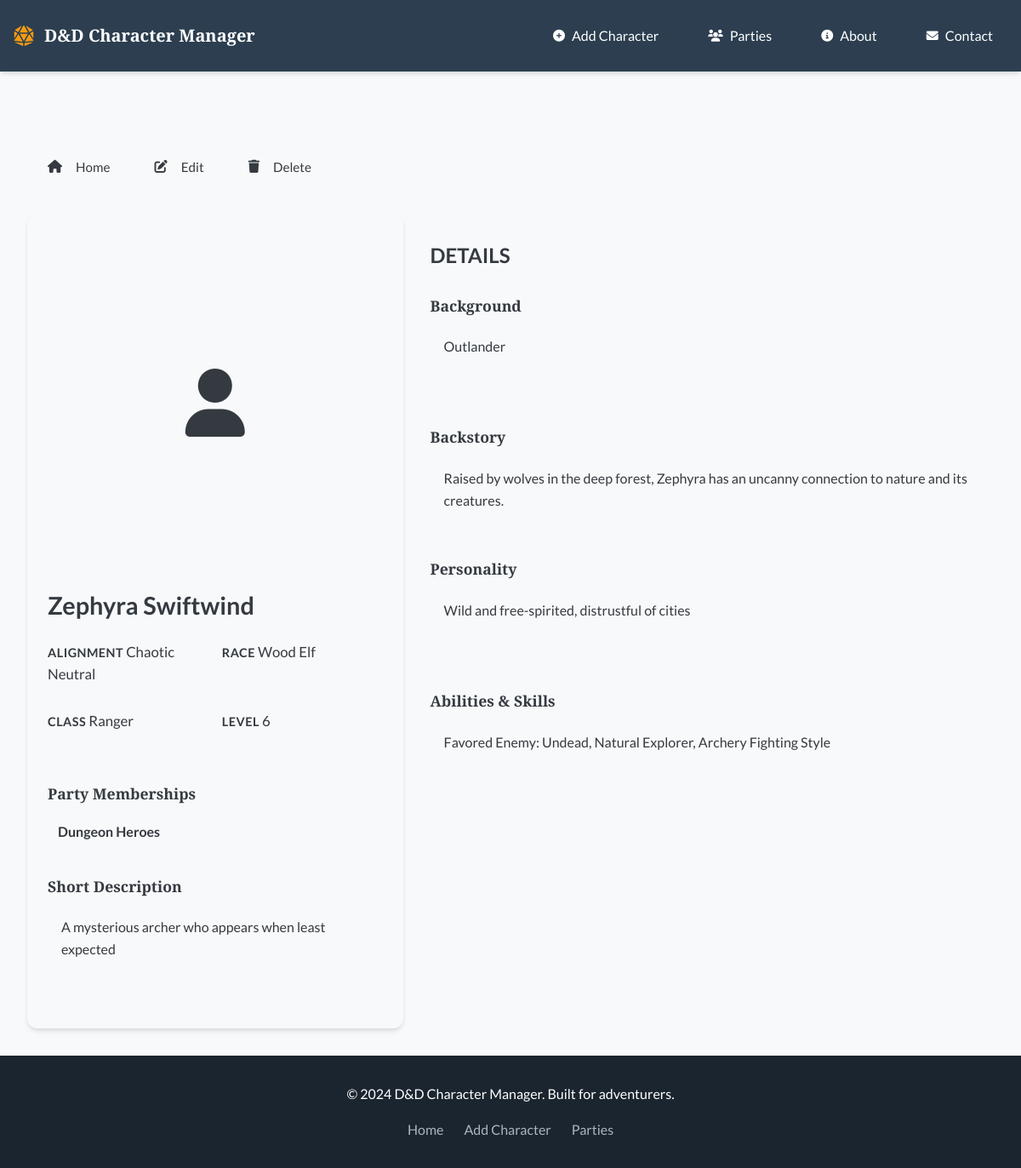
Page /character/3 on the earlier database version.
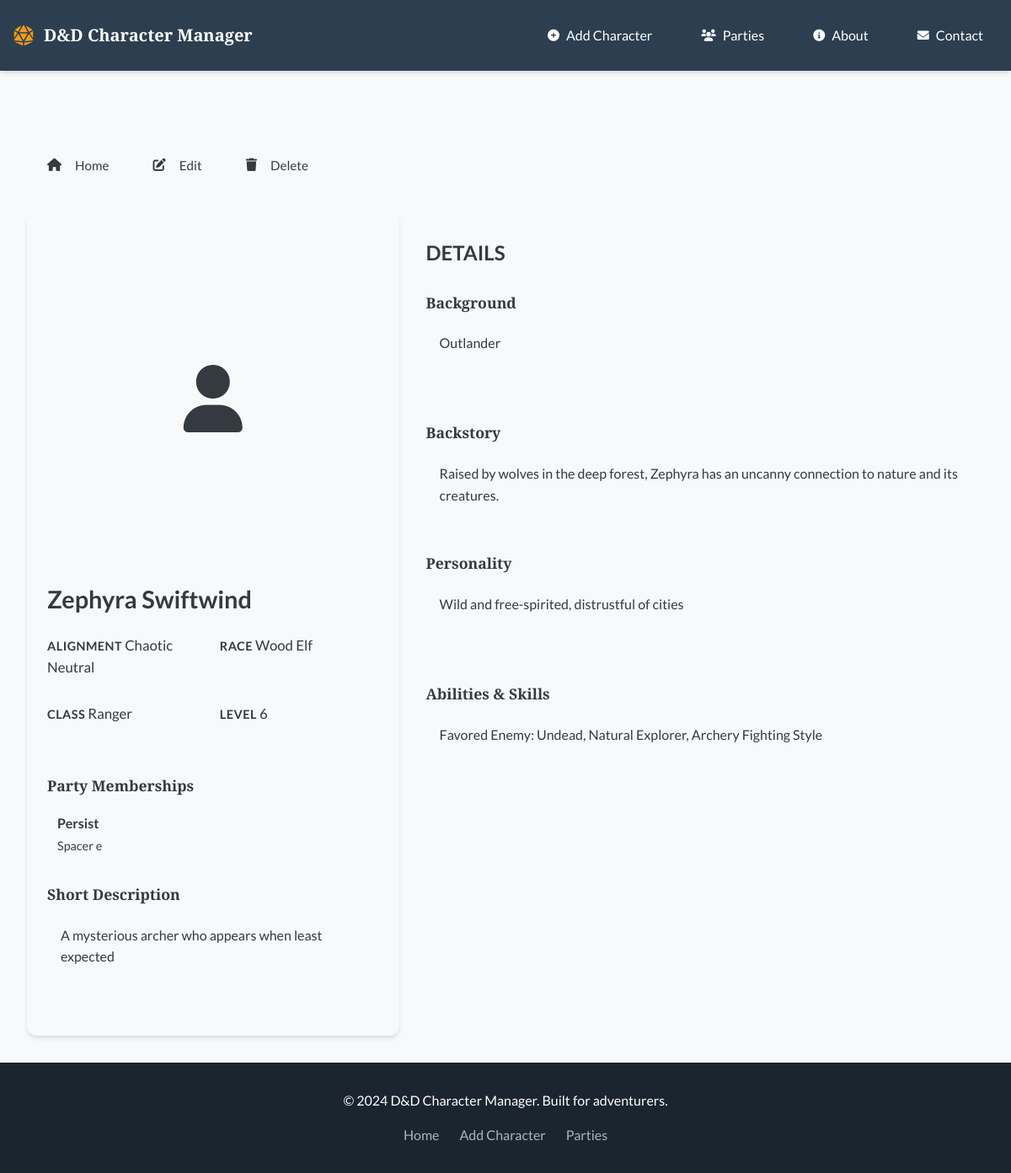
Same page on the later database version.
### tables this page shows
CREATE TABLE parties (
    id INTEGER PRIMARY KEY AUTOINCREMENT,
    name TEXT NOT NULL,
    description TEXT,
    background TEXT,
    created_at TIMESTAMP DEFAULT CURRENT_TIMESTAMP
);

### flask-example/app.py (the view)
    @app.route('/character/<int:character_id>')
    def character_detail(character_id):
        db = get_db()
        character_row = db.execute('SELECT * FROM dnd_characters WHERE id = ?', (character_id,)).fetchone()
        if character_row is None:
            return "Character not Found", 404
        character = dict(character_row)
        party_info = db.execute('''
            SELECT p.* FROM parties p
            JOIN character_parties cp ON p.id = cp.party_id
            WHERE cp.character_id = ?
        ''', (character_id,)).fetchall()
        character_context = {
            'id': character['id'],
            'name': character['name'],
            'alignment': character.get('alignment', ''),
            'race': character.get('race', ''),
            'character_class': character.get('character_class', ''),
            'level': character.get('level', 1),
            'background': character.get('background', ''),
            'short_description': character.get('short_description', ''),
            'backstory': character.get('backstory', ''),
            'personality': character.get('personality', ''),
            'abilities_skills': character.get('abilities_skills', ''),
            'image_path': character.get('image_path', 'images/about.webp'),
            'image_alt': character.get('image_alt', f"Portrait of {character['name']}")
        }
        return render_template('character_detail.html', character=character_context, parties=party_info, active_page='character_detail')

### flask-example/db.py (called while the page is built)
def get_db():
    if 'db' not in g:
        database_path = current_app.config['DATABASE']
        g.db = sqlite3.connect(database_path)
        g.db.row_factory = sqlite3.Row
    return g.db

### flask-example/templates/character_detail.html (shortened to what the changed rows need)
{% extends "base.html" %}
{% block extra_css %}
<link rel="stylesheet" href="{{ url_for('static', filename='css/pages/character-detail.css') }}">
{% endblock %}
{% block content %}
<main class="character-detail-container" role="main">
    <div class="character-layout">
        <section class="character-card" aria-labelledby="character-name">
            <h1 id="character-name" class="character-name">{{ character.name }}</h1>
            {% if parties %}
            <div class="detail-item">
                <h2 class="detail-label">Party Memberships</h2>
                <div class="party-list">
                    {% for party in parties %}
                    <article class="party-item">
                        <a href="{{ url_for('party_detail', party_id=party.id) }}" class="party-link">{{ party.name }}</a>
                        {% if party.description %}
                            <span class="party-description">{{ party.description }}</span>
                        {% endif %}
                    </article>
                    {% endfor %}
                </div>
            </div>
            {% endif %}
            {% if character.short_description %}
            <div class="detail-item">
                <h2 class="detail-label">Short Description</h2>
            </div>
            {% endif %}
        </section>
        <section class="character-details" aria-labelledby="details-heading">
            <div class="details-section">
                <h2 id="details-heading">DETAILS</h2>
            </div>
        </section>
    </div>
</main>
{% endblock %}

Differences in the rows shown:
removed parties: name "Dungeon Heroes"
added parties: name "Persist", description "Spacer e"
